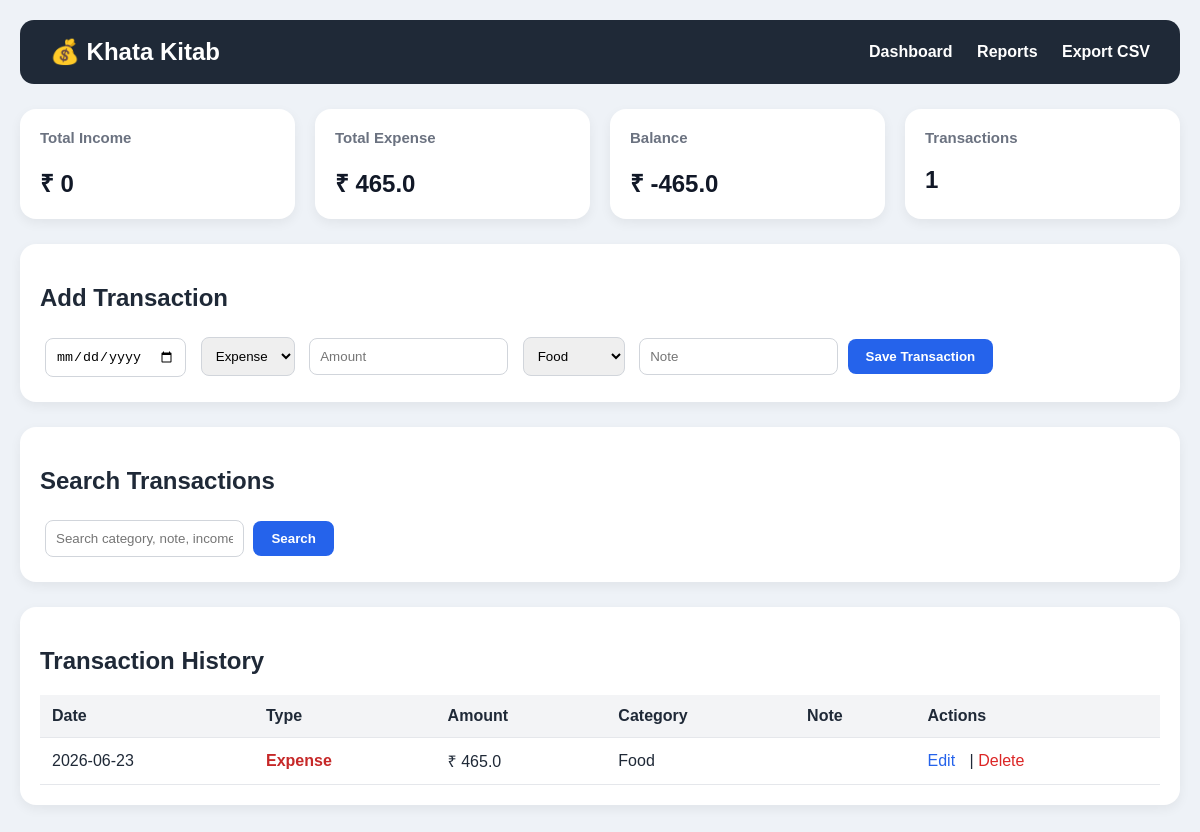
Screenshot of / (signed in) with the database file from the repository.
### tables this page shows
CREATE TABLE transactions(
        id INTEGER PRIMARY KEY AUTOINCREMENT,
        transaction_date TEXT,
        transaction_type TEXT,
        amount REAL,
        category TEXT,
        note TEXT
    , user_id INTEGER);

### app.py (the view)
@app.route("/")
@login_required  # FIX: Protect home route
def home():
    search = request.args.get("search", "")
    user_id = current_user.id  # FIX: Get logged-in user's ID
    conn = get_db()
    cur = conn.cursor()
    if search:
        cur.execute("""
            SELECT *
            FROM transactions
            WHERE user_id=?
              AND (
                category LIKE ?
                OR note LIKE ?
                OR transaction_type LIKE ?
              )
            ORDER BY transaction_date DESC, id DESC
        """, (
            user_id,
            f"%{search}%",
            f"%{search}%",
            f"%{search}%"
        ))
    else:
        cur.execute("""
            SELECT *
            FROM transactions
            WHERE user_id=?
            ORDER BY transaction_date DESC, id DESC
        """, (user_id,))
    transactions = cur.fetchall()
    cur.execute("""
        SELECT COALESCE(SUM(amount), 0)
        FROM transactions
        WHERE transaction_type='Income' AND user_id=?
    """, (user_id,))
    total_income = cur.fetchone()[0]
    cur.execute("""
        SELECT COALESCE(SUM(amount), 0)
        FROM transactions
        WHERE transaction_type='Expense' AND user_id=?
    """, (user_id,))
    total_expense = cur.fetchone()[0]
    balance = total_income - total_expense
    cur.execute("""
        SELECT COUNT(*)
        FROM transactions
        WHERE user_id=?
    """, (user_id,))
    transaction_count = cur.fetchone()[0]
    conn.close()
    return render_template(
        "index.html",
        transactions=transactions,
        total_income=round(total_income, 2),
        total_expense=round(total_expense, 2),
        balance=round(balance, 2),
        transaction_count=transaction_count,
        search=search
    )

### app.py (called while the page is built)
def get_db():
    return sqlite3.connect("khatakitab.db")

@login_manager.user_loader
def load_user(user_id):
    conn = get_db()
    cur = conn.cursor()
    cur.execute("""
        SELECT id, name, email
        FROM users
        WHERE id=?
    """, (user_id,))
    row = cur.fetchone()
    conn.close()
    if row:
        return User(row[0], row[1], row[2])
    return None

### templates/index.html (shortened to what this page needs)
{% extends "layout.html" %}
{% block content %}
<div class="cards">
    <div class="card">
        <h3>Total Income</h3>
        <h2>₹ {{ total_income }}</h2>
    </div>
    <div class="card">
        <h3>Total Expense</h3>
        <h2>₹ {{ total_expense }}</h2>
    </div>
    <div class="card">
        <h3>Balance</h3>
        <h2>₹ {{ balance }}</h2>
    </div>
    <div class="card">
        <h3>Transactions</h3>
        <h2>{{ transaction_count }}</h2>
    </div>
</div>
<div class="form-card">
    <h2>Add Transaction</h2>
    <form action="/add" method="post">
        <input type="date"
               name="transaction_date"
               required>
        <select name="transaction_type">
            <option>Expense</option>
        </select>
        <input type="number"
               step="0.01"
               name="amount"
               placeholder="Amount"
               required>
        <select name="category">
            <option>Food</option>
        </select>
        <input type="text"
               name="note"
               placeholder="Note">
        <button type="submit">
            Save Transaction
        </button>
    </form>
</div>
<div class="form-card">
    <h2>Search Transactions</h2>
    <form method="GET">
        <input
            type="text"
            name="search"
            value="{{ search }}"
            placeholder="Search category, note, income, expense">
        <button type="submit">
            Search
        </button>
    </form>
</div>
<div class="history">
<h2>Transaction History</h2>
<table>
<tr>
    <th>Date</th>
    <th>Type</th>
    <th>Amount</th>
    <th>Category</th>
    <th>Note</th>
    <th>Actions</th>
</tr>
{% for t in transactions %}
<tr>
    <td>{{ t[1] }}</td>
    <td>
        {% if t[2] == 'Income' %}
            <span class="income">Income</span>
        {% else %}
            <span class="expense">Expense</span>
        {% endif %}
    </td>
    <td>₹ {{ t[3] }}</td>
    <td>{{ t[4] }}</td>
    <td>{{ t[5] }}</td>
    <td>
        <a class="edit"
           href="/edit/{{ t[0] }}">
            Edit
        </a>
        |
        <a class="delete"
           href="/delete/{{ t[0] }}">
            Delete
        </a>
    </td>
</tr>
{% endfor %}
</table>
</div>
{% endblock %}

### static/style.css (style rules this page uses)
body { font-family: Arial, sans-serif; background:#eef2f7; margin:0; padding:20px; color:#1f2937; }
.cards { display:flex; flex-wrap:wrap; gap:20px; margin-bottom:25px; }
.card { background:white; padding:20px; border-radius:16px; flex:1; min-width:220px; box-shadow:0 4px 12px rgba(0,0,0,0.06); }
.card h3 { margin-top:0; color:#6b7280; font-size:15px; }
.card h2 { margin-bottom:0; color:#111827; }
.form-card { background:white; padding:20px; border-radius:16px; margin-bottom:25px; box-shadow:0 4px 12px rgba(0,0,0,0.06); }
.history { background:white; padding:20px; border-radius:16px; margin-bottom:25px; box-shadow:0 4px 12px rgba(0,0,0,0.06); }
input, select { padding:10px; margin:5px; border:1px solid #d1d5db; border-radius:8px; }
button { background:#2563eb; color:white; border:none; padding:10px 18px; border-radius:8px; cursor:pointer; font-weight:bold; }
table { width:100%; border-collapse:collapse; }
th { background:#f3f4f6; }
th, td { padding:12px; border-bottom:1px solid #e5e7eb; text-align:left; }
.expense { color:#c62828; font-weight:bold; }
.edit { color:#2563eb; text-decoration:none; margin-right:10px; }
.delete { color:#dc2626; text-decoration:none; }

### rows the page displays
transactions: transaction_date "2026-06-23", transaction_type "Expense", amount "465.0", category "Food"

### other values shown
{{ total_income }} "0"
{{ total_expense }} "465.0"
{{ balance }} "-465.0"
{{ transaction_count }} "1"
